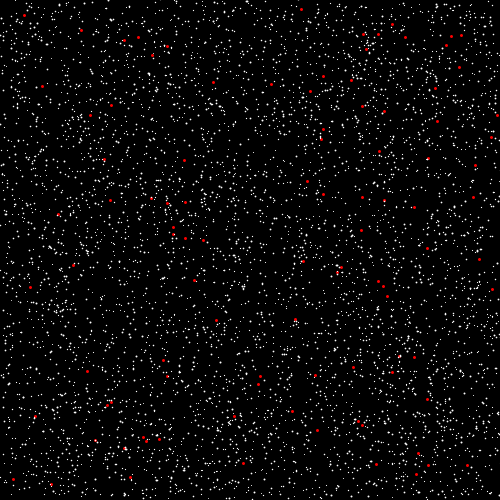
Frame 1 (no input)
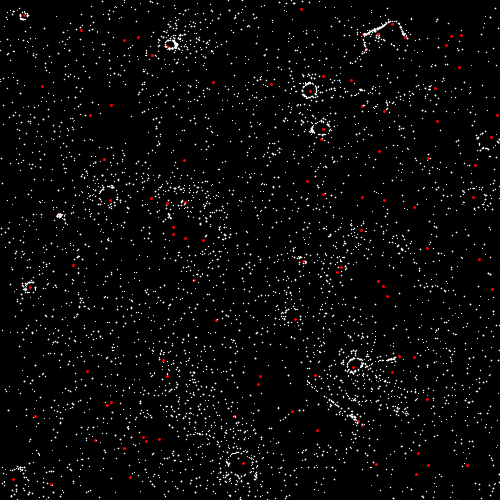
Frame 60 (the mouse pressed at the canvas centre just before this capture)
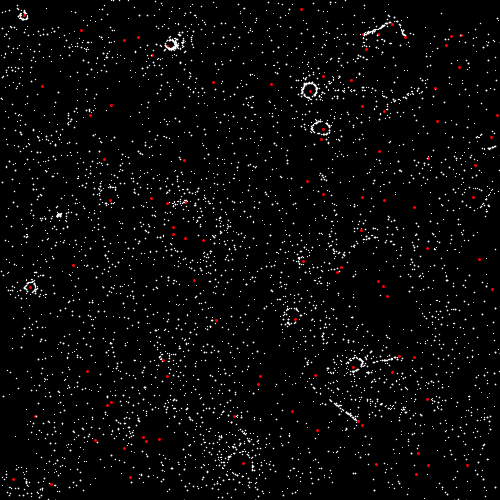
Frame 120 (the mouse held since frame 60 and released just before this capture)

The Processing sketch that drew these frames (run headless with seeded random() and noise(); from frame 60 on, the mouse is pressed at the canvas centre):

// Processing sketch: fieldparticles
// ── fieldparticles.pde
class Center{
  float x = random(width);
  float y = random(height);
  
  float rot = random(-10,10);
  float repulse = random(-4,2);
  
  void show(){
    stroke(255,0,0);
    strokeWeight(3);
    point(x,y);
  }
}

float DT = 0.1;

class Particle{
  float x = random(width);
  float y = random(height);
  
  float sz = random(1,2);
  
  void update(){
    PVector res = field(x,y);
    x += DT*res.x;
    y += DT*res.y;
  }
  
  void show(){
    stroke(255);
    strokeWeight(sz);
    point(x,y);
  }
}

int N = 100;

int NPart = 5000;

Center[] array = new Center[N];

Particle[] array2 = new Particle[NPart];

PVector field(float x,float y){
  
  float amount = 7;
  
  float sumx = 0;
  float sumy = 0;
  for(int i = 0;i<N;i++){
    float distance = dist(x,y,array[i].x,array[i].y);
    float intensity = constrain(map(distance,0,width,1,0),0,1);
    intensity = pow(intensity,12);
    float nx = (x - array[i].x)/distance;
    float ny = (y - array[i].y)/distance;
    
    sumx += (array[i].rot*ny + array[i].repulse*nx)*intensity*amount;
    sumy += (-array[i].rot*nx + array[i].repulse*ny)*intensity*amount;
  }
  return new PVector(sumx,sumy);
}


void setup(){
  size(500,500);
  
  for(int i=0;i<N;i++){
    array[i] = new Center();
  }
  for(int i=0;i<NPart;i++){
    array2[i] = new Particle();
  }
}

void draw(){
  background(0);
  for(int i=0;i<N;i++){
    array[i].show();
  }
  
  for(int i=0;i<NPart;i++){
    array2[i].update();
  }
  for(int i=0;i<NPart;i++){
    array2[i].show();
  }
  for(int i=0;i<NPart;i++){
    if(random(20)>19) array2[i] = new Particle();
  }
  
  /*
  
 int ni = 35;
  
  for(int i=0;i<ni;i++){
    for(int j=0;j<ni;j++){
      float x = map(i,0,ni-1,0,width);
      float y = map(j,0,ni-1,0,height);
      PVector res = field(x,y);
      
      stroke(255);
      strokeWeight(1);
      line(x,y,x+res.x,y+res.y);
    }
  }*/
  
}
